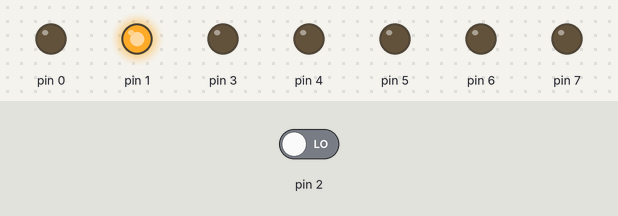
Bench run of a sketch on a simulated Arduino Uno, built with avr-gcc and run on an emulated ATmega328P. On the bench: output pins drawn as LEDs (lit = HIGH). Inputs (shaded band) come from the test bench; at power-on: pin 2 LOW.

Above: at 0.8 s.
0.9 s: pin 2 driven HIGH
At 1.7 s:
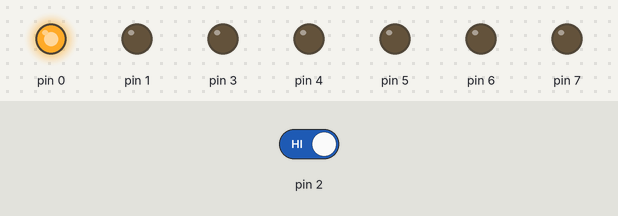
2.4 s: pin 2 driven LOW
At 2.9 s:
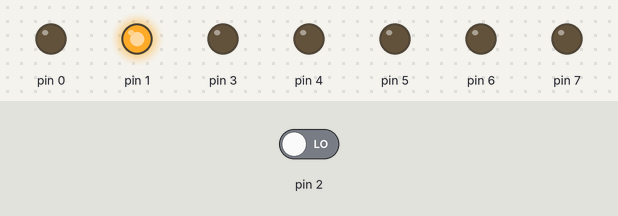
Timing chart, 0 to 5.4 s (numbered marks = the images above; inputs shaded):
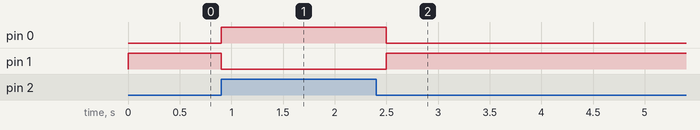

Measured:
- after the input at 0.9 s, pin 0: LOW → HIGH at once; pin 1: HIGH → LOW at once
- after the input at 2.4 s, pin 0: HIGH → LOW after 0.10 s; pin 1: goes on until 2.5 s, then stays HIGH

The sketch:

11.1.ino
```cpp
#include <avr/io.h>
#include <util/delay.h>
#define setbit(x,y) (x|=y)
#define checkbit(x,y)((x) & (y))
#define clearbit(x,y)(x&=~y)
#define bitn(p) (0x01<<p)

int main (void)
{
  DDRD = 0xFB;

  while(true){
    if (checkbit(PIND, bitn(2))){
      setbit(PORTD, bitn(0));
      clearbit(PORTD, bitn(1));
      _delay_ms(200);
    }

    setbit(PORTD, bitn(1));
    clearbit(PORTD, bitn(0));
  }
}
```
